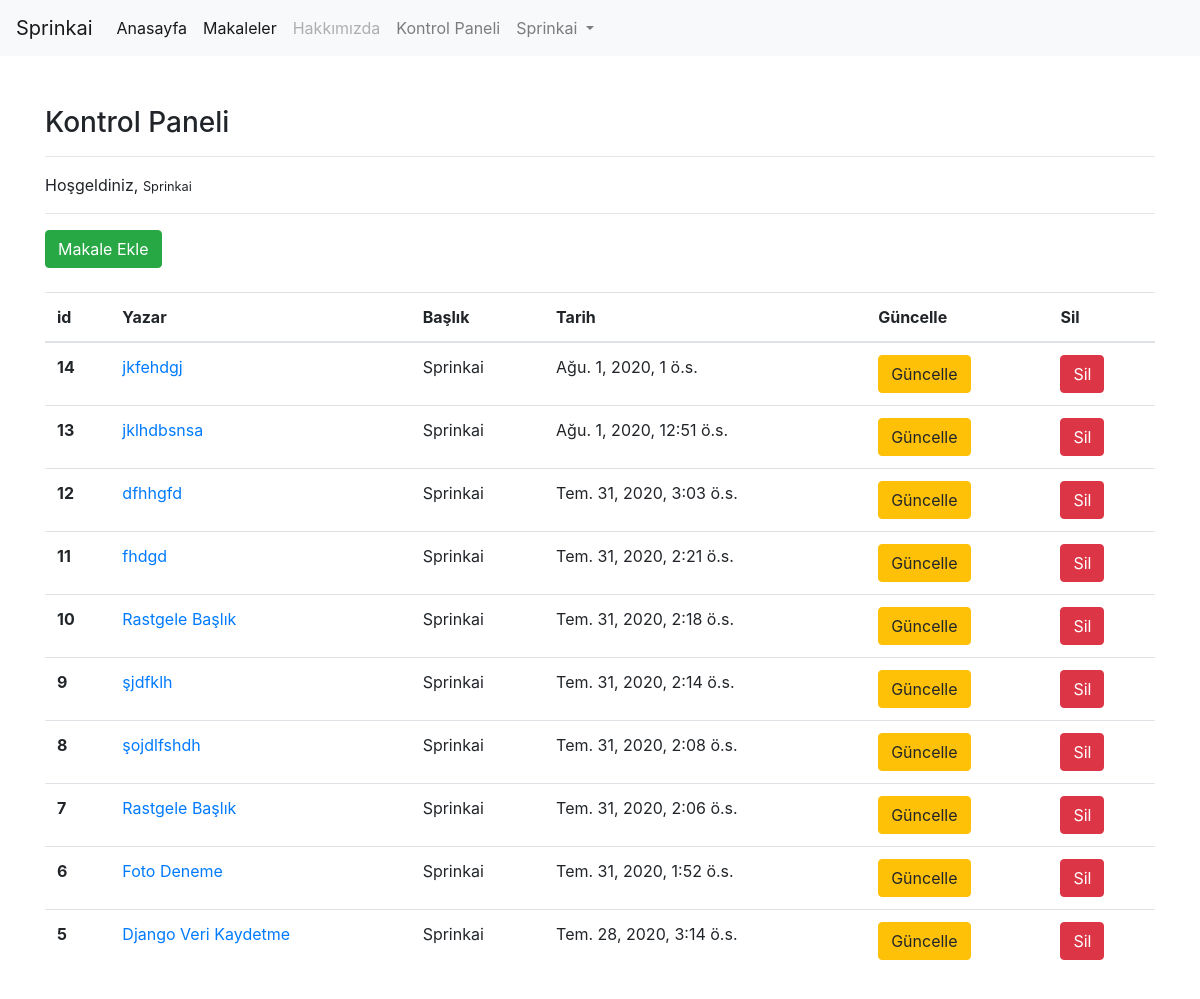
Screenshot of /articles/dashboard/ (signed in) with the database file from the repository.
### article/models.py (models this page shows, shortened)
class Article(models.Model):
    author = models.ForeignKey("auth.User", on_delete = models.CASCADE, verbose_name = "Yazar")
    title = models.CharField(max_length = 50, verbose_name="Başlık")
    content = RichTextField()
    created_date = models.DateTimeField(auto_now_add=True, verbose_name="Oluşturulma Tarihi")
    article_image = models.FileField(blank=True,null=True, verbose_name="Makaleye Fotoğraf Ekleyin")
    class Meta:
        ordering = ['-created_date']

### article/views.py (the view)
# urls.py: path('dashboard/', views.dashboard, name = 'dashboard'),
@login_required(login_url="user:login")
def dashboard(request):
    articles = Article.objects.filter(author = request.user)
    context = {
        "articles" : articles
    }
    return render(request, "dashboard.html", context)

### templates/dashboard.html
{% extends "layout.html" %}
{% block body %}
<h3>Kontrol Paneli</h3>
<hr>
<p>
    Hoşgeldiniz, <small>{{ request.user.username }}</small>
</p>
<hr>
<a class = "btn btn-success" href = "/articles/addarticle">Makale Ekle</a>
<br><br>
{% if articles %}
<table class="table table-hover">
  <thead>
    <tr>
      <th scope="col">id</th>
      <th scope="col">Yazar</th>
      <th scope="col">Başlık</th>
      <th scope="col">Tarih</th>
      <th scope="col">Güncelle</th>
      <th scope="col">Sil</th>
    </tr>
  </thead>
  <tbody>
    {% for article in  articles %}
    <tr>
      <th scope="row">{{article.id}}</th>
      <td><a href = "/articles/article/{{article.id}}">{{article.title}}</a></td>
      <td>{{article.author.username}}</td>
      <td>{{article.created_date}}</td>
      <td><a href = "/articles/update/{{article.id}}" class = "btn btn-warning">Güncelle</a></td>
      <td><a href = "/articles/delete/{{article.id}}" class = "btn btn-danger">Sil</a></td>
    </tr>
    {% endfor %}
  </tbody>
</table>
{% else %}
<div class = "alert alert-danger">
    Henüz Bir Makaleniz Bulunmuyor...
</div>
{% endif %}
{% endblock body %}

### templates/layout.html (shortened to what this page needs)
<!DOCTYPE html>
{% load static %}
<html lang="en">
<head>
    <link rel="stylesheet" href="{% static 'css/bootstrap.min.css'%}">
</head>
<body>
    {% include "includes/navbar.html" %}
    <div style="margin-top : 50px; margin-bottom : 100px;" class="container">
        {% block body %}
        {% endblock body %}
    </div>
</body>
</html>

### templates/includes/navbar.html (shortened to what this page needs)
<nav class="navbar navbar-expand-lg navbar-light bg-light">
  <a class="navbar-brand" href="/">Sprinkai</a>
  <div class="collapse navbar-collapse" id="navbarSupportedContent">
    <ul class="navbar-nav mr-auto">
      <li class="nav-item active">
        <a class="nav-link" href="{%url 'index'%}">Anasayfa </a>
      </li>
      <li class="nav-item active">
        <a class="nav-link" href="{%url 'article:articles'%}">Makaleler</a>
      </li>
      <li class="nav-item">
        <a class="nav-link disabled" href="{%url 'about'%}">Hakkımızda</a>
      </li>
    {% if request.user.is_authenticated %}
      <li class="nav-item">
        <a class="nav-link" href="{%url 'article:dashboard'%}">Kontrol Paneli</a>
      </li>
      <li class="nav-item dropdown">
        <a class="nav-link dropdown-toggle" href="#" id="navbarDropdown" role="button" data-toggle="dropdown" aria-haspopup="true" aria-expanded="false">
          {{request.user.username}}
        </a>
      </li>
    </ul>
    {% endif %}
  </div>
</nav>

### rows the page displays
Article: id "14", title "jkfehdgj", author.username "Sprinkai", created_date "Ağu. 1, 2020, 1 ö.s."
Article: id "13", title "jklhdbsnsa", author.username "Sprinkai", created_date "Ağu. 1, 2020, 12:51 ö.s."
Article: id "12", title "dfhhgfd", author.username "Sprinkai", created_date "Tem. 31, 2020, 3:03 ö.s."
Article: id "11", title "fhdgd", author.username "Sprinkai", created_date "Tem. 31, 2020, 2:21 ö.s."
Article: id "10", title "Rastgele Başlık", author.username "Sprinkai", created_date "Tem. 31, 2020, 2:18 ö.s."
Article: id "9", title "şjdfklh", author.username "Sprinkai", created_date "Tem. 31, 2020, 2:14 ö.s."
Article: id "8", title "şojdlfshdh", author.username "Sprinkai", created_date "Tem. 31, 2020, 2:08 ö.s."
Article: id "7", title "Rastgele Başlık", author.username "Sprinkai", created_date "Tem. 31, 2020, 2:06 ö.s."
Article: id "6", title "Foto Deneme", author.username "Sprinkai", created_date "Tem. 31, 2020, 1:52 ö.s."
Article: id "5", title "Django Veri Kaydetme", author.username "Sprinkai", created_date "Tem. 28, 2020, 3:14 ö.s."

### other values shown
{{ request.user.username }} "Sprinkai"
